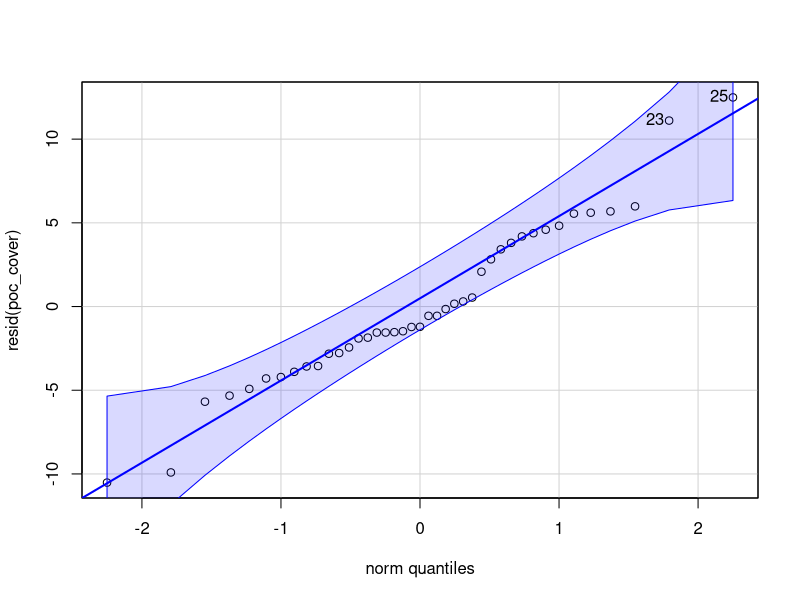
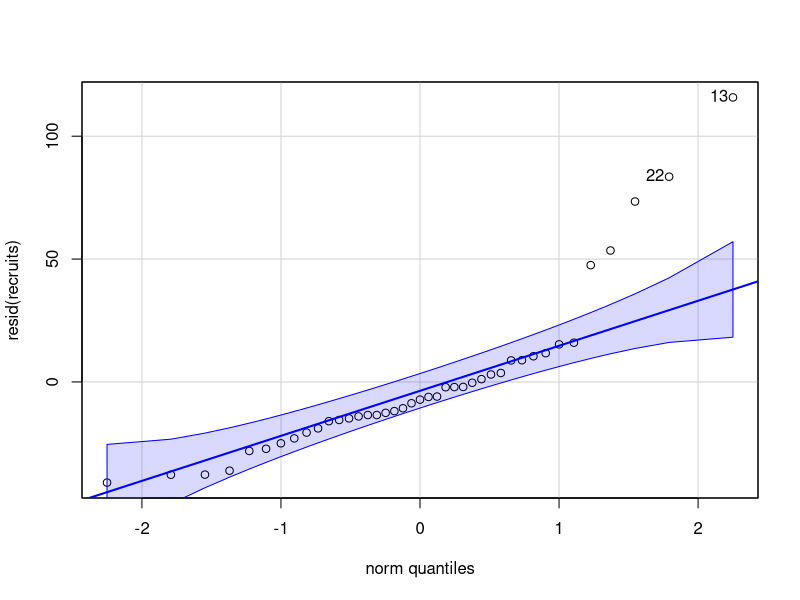

Here is the R script that generated these plots, in order: (Note: this script raises an error after producing the figures.)
## ---- chunk 1
knitr::opts_chunk$set(echo = TRUE)
## ---- chunk 2
library(ggeffects)
library(patchwork)
library(MASS)
library(car)
library(lavaan)
library(tidyverse)
library(lmerTest)
library(lme4)
library(nlme)
library(GGally)
## ---- chunk 3
EnvData_wPocCover <- read_csv(here::here("Data", "EnvData_wPocCover.csv"))
## FULL dataset with pocillopora cover data, env data (nuts, etc), and recruitment counts 

## ---- chunk 4

poc_cover <- lm(percent_cover ~ silicate_avg + sum_total, data=EnvData_wPocCover)
recruits <- lm(sum_total ~ silicate_avg + log(percent_cover+1), data=EnvData_wPocCover)


qqp(resid(poc_cover),"norm") 
qqp(resid(recruits),"norm") ### may need to transform in a different way 

## ---- chunk 5
##############################
## Varari 
##############################

## create the sem model, needed to remove reciprocal relationsship/path of sumtotal ~ percentcover because it was breaking the information matrix in lavaaan 

sem_modelV <- '
  # Silicate_avg impacts recruits and percent_cover
  logsum_total ~ silicate_avg
  logpercent_cover ~ silicate_avg
  
  # Recruits impacts percent_cover
  logpercent_cover ~ logsum_total
'

# create the df and tidy as necessary 
EnvData_wPocCoverV <- EnvData_wPocCover %>%
  filter(Location=="Varari") %>% 
  mutate(silicate_avg = as.numeric(silicate_avg),
         sum_total = as.numeric(sum_total),
         percent_cover = as.numeric(percent_cover), 
         logsilicate_avg = log(silicate_avg+1),
         logsum_total = log(sum_total+1),
         logpercent_cover = log(percent_cover+1)) %>%
  drop_na(silicate_avg, sum_total, percent_cover)

## fit and summarize the model 
fitV <- sem(sem_modelV, data = EnvData_wPocCoverV)
summary(fitV, fit.measures = TRUE, standardized = TRUE)


##############################
## Cabral 
##############################

sem_modelC <- '
  # Silicate_avg impacts recruits and percent_cover
  logsum_total ~ silicate_avg
  logpercent_cover ~ silicate_avg
  
  # Recruits impacts percent_cover
  logpercent_cover ~ logsum_total
'

EnvData_wPocCoverC <- EnvData_wPocCover %>%
  filter(Location=="Cabral") %>% 
  mutate(silicate_avg = as.numeric(silicate_avg),
         sum_total = as.numeric(sum_total),
         percent_cover = as.numeric(percent_cover), 
         logsilicate_avg = log(silicate_avg+1),
         logsum_total = log(sum_total+1),
         logpercent_cover = log(percent_cover+1)) %>%
  drop_na(silicate_avg, sum_total, percent_cover)


fitC <- sem(sem_modelC, data = EnvData_wPocCoverC)
summary(fitC, fit.measures = TRUE, standardized = TRUE)




## ---- chunk 6

#############################
## Varari 
#############################

ggplot(EnvData_wPocCoverV, 
       aes(x = silicate_avg, 
           y = log(percent_cover+1))) +
  geom_point() +
  geom_smooth(method = "lm") +
  labs(title = "Relationship between SGD and Percent Cover")


ggplot(EnvData_wPocCoverV, 
       aes(x = log(percent_cover+1) , 
           y = log(sum_total+1))) +
  geom_point() +
  geom_smooth(method = "lm") +
  labs(title = "Relationship between POC Cover and Recruits")


fitMeasures(fitV, c("rmsea", "cfi", "srmr"))


#############################
## Cabral 
#############################

ggplot(EnvData_wPocCoverC, 
       aes(x = silicate_avg, 
           y = log(percent_cover+1))) +
  geom_point() +
  geom_smooth(method = "lm") +
  labs(title = "Relationship between SGD and Percent Cover")


ggplot(EnvData_wPocCoverC, 
       aes(x = log(percent_cover+1) , 
           y = log(sum_total+1))) +
  geom_point() +
  geom_smooth(method = "lm") +
  labs(title = "Relationship between POC Cover and Recruits")


fitMeasures(fitC, c("rmsea", "cfi", "srmr"))
